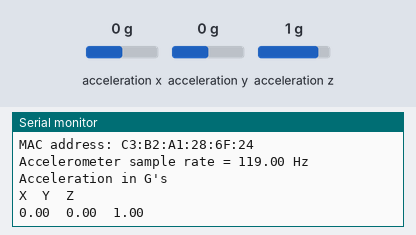
Bench run of a sketch on a simulated Arduino Nano 33 IoT. Shown: the last lines printed to the serial monitor. Inputs (shaded band) come from the test bench; at power-on: acceleration x 0 g, acceleration y 0 g, acceleration z 1 g. WiFi joins after 1.5 s; servers stay silent unless stated.

Above: at 12.7 s.
12.8 s: acceleration x set to -1.4 g
At 14.1 s:
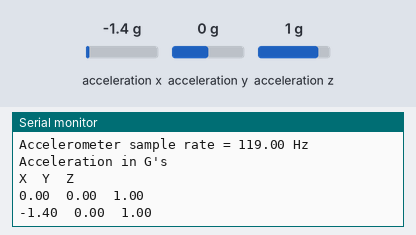
14.3 s: acceleration y set to -1.4 g
At 15.3 s:
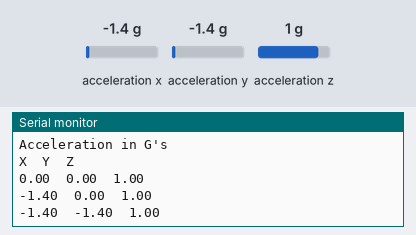
15.8 s: acceleration z set to -1.4 g
At 22.2 s:
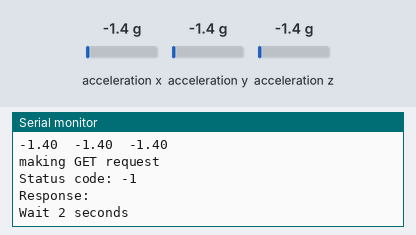

Measured:
- after the input at 12.8 s, the serial monitor: prints a new line after 0.71 s (image 1)
- after the input at 14.3 s, the serial monitor: prints a new line after 0.21 s (image 2)
- after the input at 15.8 s, the serial monitor: prints a new line after 0.71 s (image 3)

The sketch:

alarm_arduino.ino
```cpp
/*

 This script connects to an unencrypted Wifi network.
 Then upon recieving accelerometer data with a z axis acceleration > 1
 It sends an alarm notification to my email

 created 20 December 2019
 by Luther Wardle

 */
#include <SPI.h>
#include <WiFiNINA.h>
#include <Arduino_LSM6DS3.h>
#include <ArduinoHttpClient.h>
#include "arduino_secrets.h"

char serverAddress[] = "192.168.1.8";  // server address
int port = 3000;// your network password (use for WPA, or use as key for WEP)

WiFiClient wifi;
HttpClient client = HttpClient(wifi,serverAddress, port);
char ssid[] = "loveyoumom";        // your network SSID (name)
char pass[] = "KnittyKat47";
int status = WL_IDLE_STATUS;     // the Wifi radio's status

void setup() {
  //Initialize serial and wait for port to open:
  Serial.begin(9600);
  while (!Serial) {
    ; // wait for serial port to connect. Needed for native USB port only
  }

  // check for the WiFi module:
  if (WiFi.status() == WL_NO_MODULE) {
    Serial.println("Communication with WiFi module failed!");
    // don't continue
    while (true);
  }

  String fv = WiFi.firmwareVersion();
  if (fv < "1.0.0") {
    Serial.println("Please upgrade the firmware");
  }

  // attempt to connect to Wifi network:
  while (status != WL_CONNECTED) {
    Serial.print("Attempting to connect to WPA SSID: ");
    Serial.println(ssid);
    // Connect to WPA/WPA2 network:
    status = WiFi.begin(ssid, pass);

    // wait 10 seconds for connection:
    delay(10000);
  }

  // you're connected now, so print out the data:
  Serial.print("You're connected to the network");
  printCurrentNet();
  printWifiData();

              //ACCELEROMETER SETUP

  if (!IMU.begin()) {
    Serial.println("Failed to initialize IMU!");

    while (1);
  }

  Serial.print("Accelerometer sample rate = ");
  Serial.print(IMU.accelerationSampleRate());
  Serial.println(" Hz");
  Serial.println();
  Serial.println("Acceleration in G's");
  Serial.println("X\tY\tZ");
}


void loop() {
  // check the network connection once every 10 seconds:
  float x, y, z;
  delay(1000);

  if (IMU.accelerationAvailable()) {
    IMU.readAcceleration(x, y, z);

    Serial.print(x);
    Serial.print('\t');
    Serial.print(y);
    Serial.print('\t');
    Serial.println(z);

    if (z < 0.90){

         //make post request to the server at the route '/alarmtriggered'

         delay(5000);
          Serial.println("making GET request");
          client.get("/alarmtriggered");


          // read the status code and body of the response

          int statusCode = client.responseStatusCode();
          String response = client.responseBody();

          Serial.print("Status code: ");
          Serial.println(statusCode);
          Serial.print("Response: ");
          Serial.println(response);
          Serial.println("Wait 2 seconds");
          delay(2000);
    }
  }
}

void printWifiData() {
  // print your board's IP address:
  IPAddress ip = WiFi.localIP();
  Serial.print("IP Address: ");
  Serial.println(ip);
  Serial.println(ip);

  // print your MAC address:
  byte mac[6];
  WiFi.macAddress(mac);
  Serial.print("MAC address: ");
  printMacAddress(mac);
}

void printCurrentNet() {
  // print the SSID of the network you're attached to:
  Serial.print("SSID: ");
  Serial.println(WiFi.SSID());

  // print the MAC address of the router you're attached to:
  byte bssid[6];
  WiFi.BSSID(bssid);
  Serial.print("BSSID: ");
  printMacAddress(bssid);

  // print the received signal strength:
  long rssi = WiFi.RSSI();
  Serial.print("signal strength (RSSI):");
  Serial.println(rssi);

  // print the encryption type:
  byte encryption = WiFi.encryptionType();
  Serial.print("Encryption Type:");
  Serial.println(encryption, HEX);
  Serial.println();
}

void printMacAddress(byte mac[]) {
  for (int i = 5; i >= 0; i--) {
    if (mac[i] < 16) {
      Serial.print("0");
    }
    Serial.print(mac[i], HEX);
    if (i > 0) {
      Serial.print(":");
    }
  }
  Serial.println();
}
```

arduino_secrets.h
```cpp
#define SECRET_SSID ""
#define SECRET_PASS ""
```
